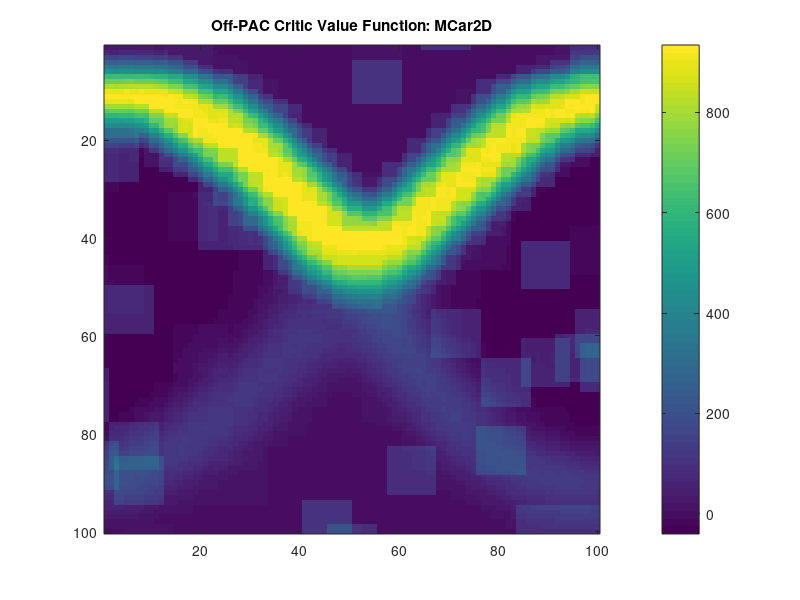

Source code (MATLAB): (Note: this script raises an error after producing the figure.)
% Visualize RLLib
% @author Sam Abeyruwan

clear all;
close all;
clc;

V = load('valueFunction.txt');
E = load('continuousGridworld.txt');
P = load('continuousGridworldPath.txt');
if 1,
figure;
imagesc(fliplr(V)');
title('Off-PAC Critic Value Function: MCar2D');
colorbar;

%figure;
%mesh(V)
end

if 0,

figure;
%subplot(1, 2, 1);
imagesc(fliplr(E)');
title('ContinuousGridworld');
axis square
colorbar;

figure;
%plot(P(:,1)*10, P(:, 2)*10, '-r', 'LineWidth', 1);
%subplot(1, 2, 2);
m = P(:, 1);
index = find(m == 2.0); % this is not good thing to do
hold on;
for i = 1 : size(index, 1) - 1
   plot(P((index(i) : index(i+1)-1), 1)*10, P((index(i) : index(i+1)-1), 2)*10, '-r', 'LineWidth', 1); 
end
title({'Off-PAC ContinuousGridworld Learned Paths', '(Avg: 37.15, (+- 95%): 0.16)'});
axis square
hold off
end
% Pendulum
S = load('swingPendulum.txt');

if 1,
numFrames = size(S, 1);
figure(1);
M = moviein(numFrames);
set(gca,'NextPlot','replacechildren');
pause;
pause(3);
for i = 1 : numFrames
   h = plot([0,sind(S(i, 1))], [0, cosd(S(i,1))], '-b', ...
                 sind(S(i, 1)), cosd(S(i,1)), '-mo',...
                'LineWidth',2,...
                'MarkerEdgeColor','k',...
                'MarkerFaceColor',[.49 1 .63],...
                'MarkerSize',10);
   axis([-2, 2, -1.5, 1.5]);
   title({['SwingPendulum step=',num2str(i)],'Behavior Policy (b)', 'Actions Selected from a Uniform Distribuation'});
   pause(0.01);
   M(:, i) = getframe;
   delete(h)
end
end

%mpgwrite(M, jet, 'movie.mpg');

% reward
if 0,
figure;
plot(S((1:400), 2), '-'); 
axis([0, 400, -1, 1]);
title('SwingPendulum rewards');
end

if 0,
   u = load('mcar.txt');
   x = (-1.2:0.1:0.6);
   figure;
   pause;
   pause(3);
   for i = 1 : size(u, 1)
      h = plot(x, sin(3*x), '-b', ...
               u(i), sin(3*u(i)), '-mo',...
                'LineWidth',2,...
                'MarkerEdgeColor','k',...
                'MarkerFaceColor',[.49 1 .63],...
                'MarkerSize',10); 
     axis([-1.2, 0.6, -1, 1]);
     %title({'An Optimal Policy MCar2D', '(Avg: 111.7, (+- 95%): 0.12)'});
     title({'MCar2D','Behavior Policy (b)', 'Actions Selected from a Uniform Distribuation'});
     pause(0.005);
     delete(h);
   end
   
end

if 0,
    h = figure(1);
   M = load('mcar3D.txt');
   x = (-1.2:0.05:0.6);
   [X, Y] = meshgrid(x, x);
   Z = sin(3 * X) + sin(3 * Y);   
   view([30 50]);
   surf(X, Y, Z);
   pause;
   pause(10);
   hold on;   
   for k = 1 : size(M, 1)
       h2 = plot3(M(k, 1), M(k,2),(sin(3*M(k, 1))+sin(3*M(k, 2))), ...
                 '-mo',...
                 'LineWidth',2,...
                 'MarkerEdgeColor','k',...
                 'MarkerFaceColor',[.49 1 .63],...
                 'MarkerSize',10);    
             axis([-1.2, 0.6, -1.2, 0.6, -2, 2]);
             title('MCar3D: An Optimal Policy');
             pause(0.005);
             delete(h2);
   end
   hold off;
%    for x1 = -1 : 0.1 : 1
%        for x2 = -1: 0.1: 1           
%            h2= plot3(x1,x2,(sin(3*x1)+sin(3*x2)), '-mo',...
%                 'LineWidth',2,...
%                 'MarkerEdgeColor','k',...
%                 'MarkerFaceColor',[.49 1 .63],...
%                 'MarkerSize',10);            
%             pause(0.1);
%             delete(h2);
%        end
%    end
end
